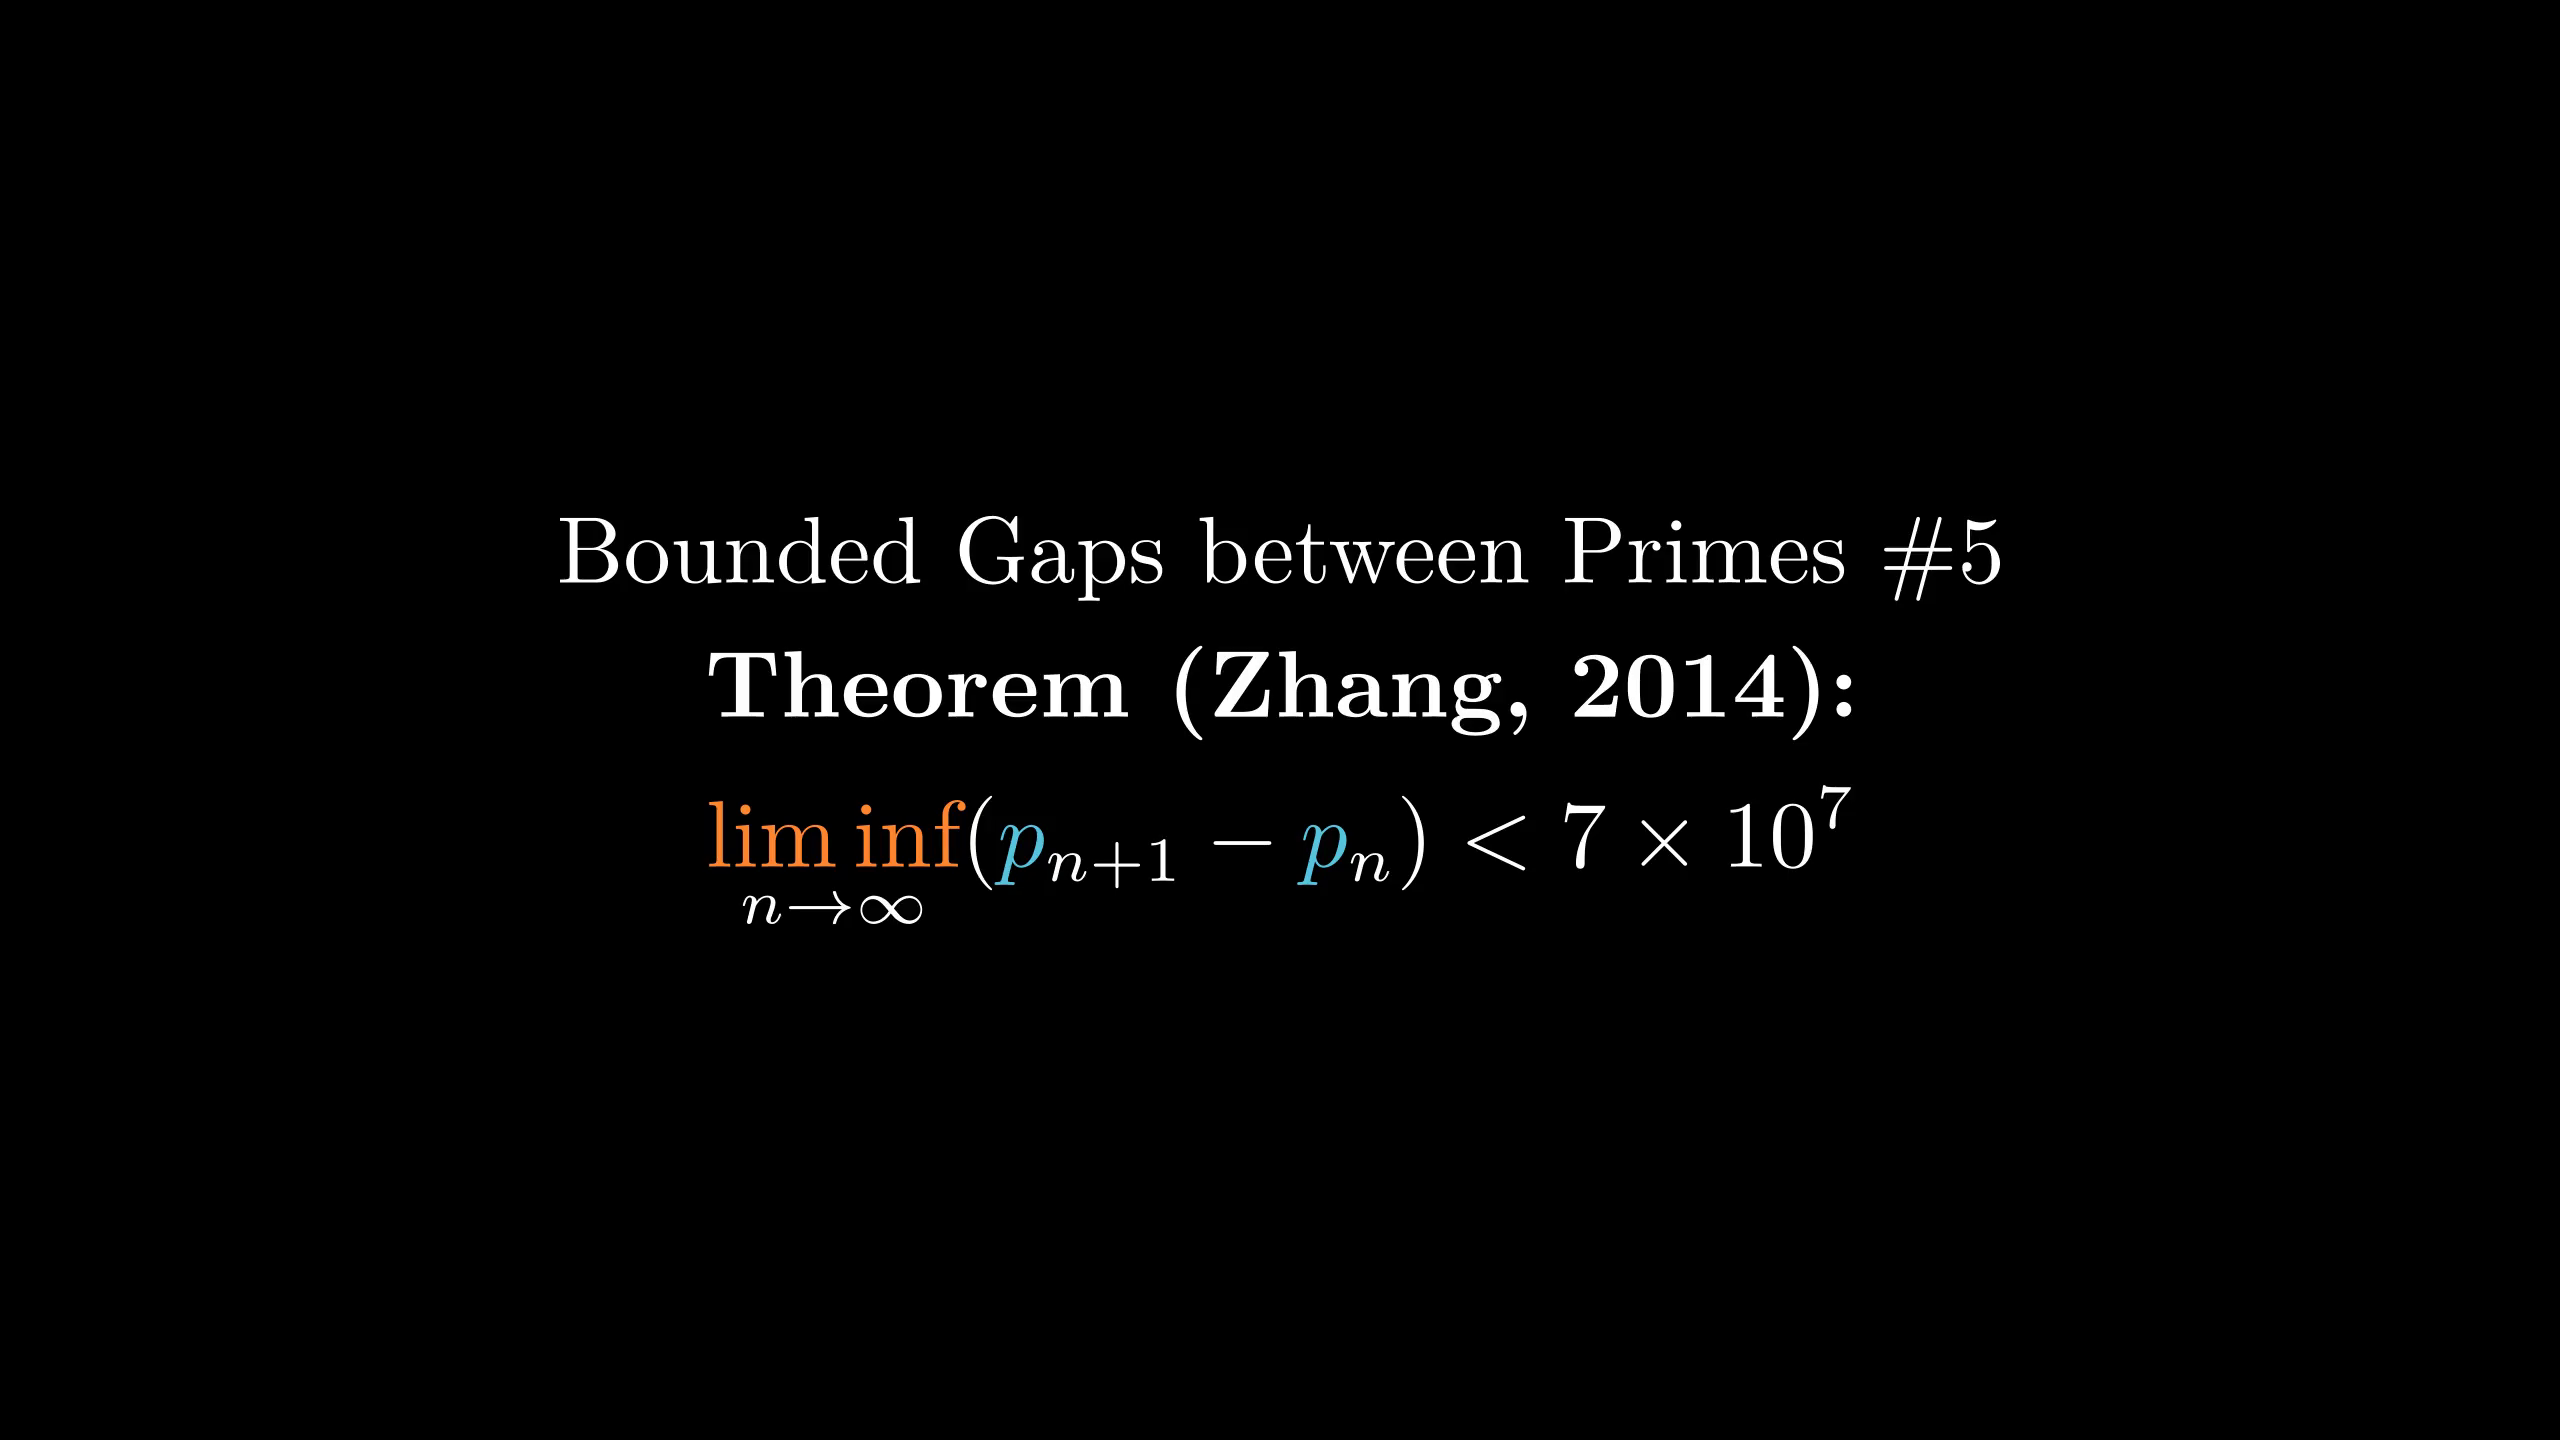

The script that drew this image:
from manimlib.imports import *

class FooScene(Scene):
    def construct(self):
        cmap=tex_to_color_map={
                r"\liminf":ORANGE,
                "p":BLUE
        }
        tit=TextMobject("Bounded Gaps between Primes \#5")
        tx=TextMobject(r"\textbf{Theorem (Zhang, 2014):}")
        eqn=TexMobject(
                r"\liminf_{n\to\infty}(p_{n+1}-p_n)<7\times10^7",
                tex_to_color_map=cmap)
        self.add(VGroup(tit,tx,eqn).arrange(DOWN))
        self.wait()
